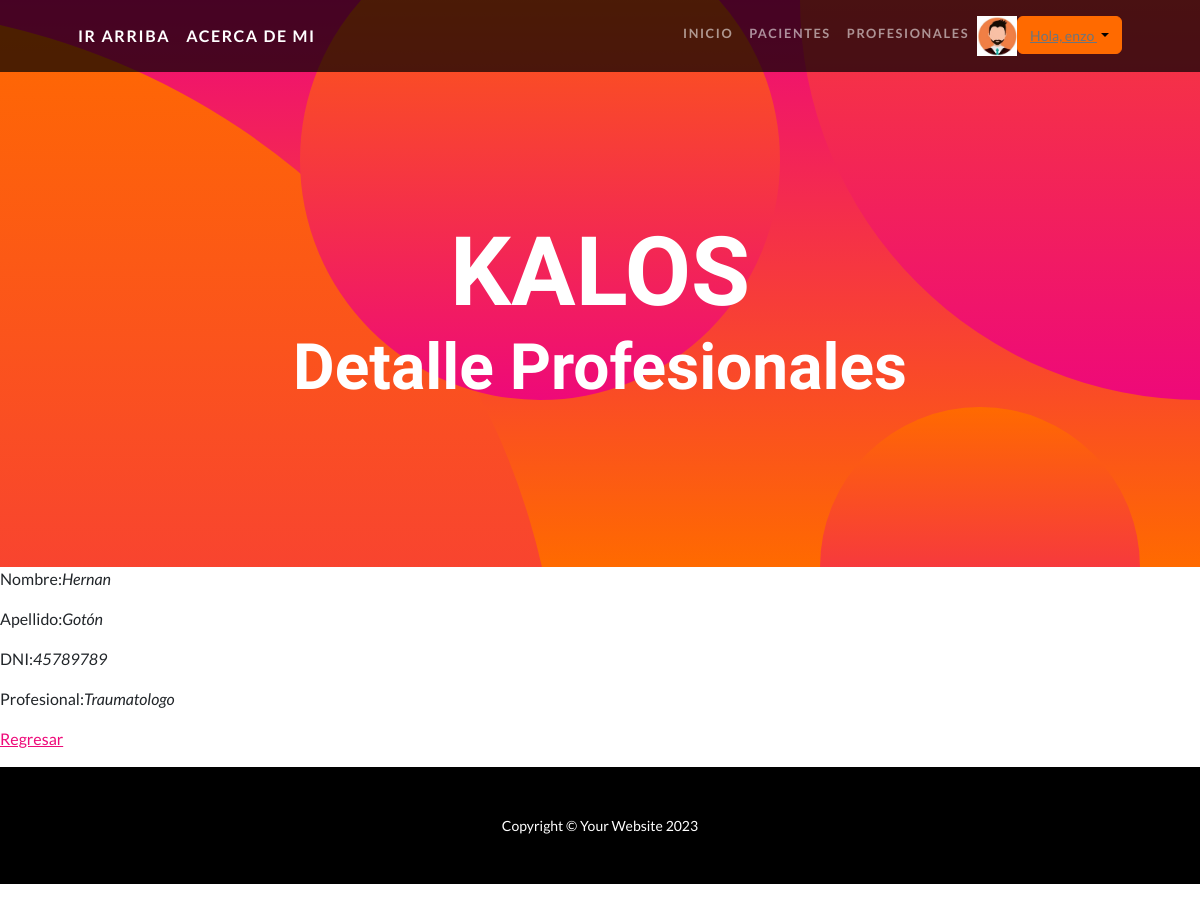
/AppKalos/detalleProf/6/ (signed in), run on the app's committed database.
### Acceso/models.py (models this page shows)
class Avatar(models.Model):
    user = models.OneToOneField(User, on_delete=models.CASCADE)
    imagen = models.ImageField(upload_to='avatares/', null=True, blank = True)
    def __str__(self):
        return f"{settings.MEDIA_URL}{self.imagen}"

### AppKalos/models.py (models this page shows, shortened)
class Profesionales (models.Model):
    nombre = models.CharField(max_length=20)
    apellido = models.CharField(max_length=20)
    dni = models.CharField(max_length=8, unique=True)
    profesion = models.CharField(max_length=20)

### AppKalos/views_profesionales.py (the view)
# urls.py: path('detalleProf/<int:pk>/', ProfesionalesDetailView.as_view(), name='DetailProf'),
class ProfesionalesDetailView(LoginRequiredMixin,DetailView):
    model = Profesionales
    template_name = "AppKalos/profesionales/profesionales_detail.html"

### Acceso/context_processors.py (called while the page is built)
def custom_user(request):
    context = auth(request)
    user = context['user']
    if user.is_authenticated:
        imagen = Avatar.objects.filter(user=request.user.id)
        if len(imagen) > 0:
            context['user_avatar'] = imagen[0]
        else:
            context['user_avatar'] = ""
    return context

### AppKalos/templates/AppKalos/profesionales/profesionales_detail.html (shortened to what this page needs)
{% extends "AppKalos/padre.html" %}
{% load static %}
{% block header1 %} <h2 class="masthead-subheading mb-0"> Detalle Profesionales </h2> {% endblock header1 %}
{% block section1 %}
    <p>Nombre:<i>{{ object.nombre }}</i></p>
    <p>Apellido:<i>{{ object.apellido }}</i></p>
    <p>DNI:<i>{{ object.dni }}</i></p>
    <p>Profesional:<i>{{ object.profesion }}</i></p>
    <p>
        <a href="{% url 'ListProf' %}">Regresar</a>
    </p>
{% endblock section1 %}

### AppKalos/templates/AppKalos/padre.html (shortened to what this page needs)
<!DOCTYPE html>
<html lang="en">
    <head>
        {% load static %}
        <link href="{% static 'AppKalos/css/styles.css'%}" rel="stylesheet" />
    </head>
    <body id="page-top">
        <nav class="navbar navbar-expand-lg navbar-dark navbar-custom fixed-top">
            <div class="container px-5">
                <a class="navbar-brand" href="#page-top">Ir Arriba</a>
                <a class="navbar-brand" href="{% url 'About' %}">Acerca de mi</a>
                <div class="collapse navbar-collapse" id="navbarResponsive">
                    <ul class="navbar-nav ms-auto">
                        <li class="nav-item"><a class="nav-link" href="{% url 'Inicio' %}"> Inicio</a></li>
                        <li class="nav-item"><a class="nav-link" href="{% url 'Pacientes' %}"> Pacientes</a></li>
                        <li class="nav-item"><a class="nav-link" href="{% url 'Profesionales' %}"> Profesionales</a></li>
                        {% if request.user.is_authenticated %}
                            {% if user_avatar %}
                            <form enctype="multipart/form-data">
                                <img src= "{{ user_avatar }}" style="height:40px; width:40px;">
                            </form>
                            {% endif %}
                        <div class="dropdown">
                            <button class="btn btn-secondary dropdown-toggle" type="button" id="dropdownMenuButton1" data-bs-toggle="dropdown">
                               <a class="text-muted small mb-4 mb-lg-0"> Hola, {{ request.user.username }} </a>
                            </button>
                        </div>
                        {% endif %}
                    </ul>
                </div>
            </div>
        </nav>
        <header class="masthead text-center text-white">
            <div class="masthead-content">
                <div class="container px-5">
                    <h1 class="masthead-heading mb-0">KALOS</h1>
                    {% block header1 %} <h2 class="masthead-subheading mb-0">Queremos verte bien</h2> {% endblock header1 %}
                </div>
            </div>
            <div class="bg-circle-1 bg-circle"></div>
            <div class="bg-circle-2 bg-circle"></div>
            <div class="bg-circle-3 bg-circle"></div>
            <div class="bg-circle-4 bg-circle"></div>
        </header>
        {% block section1 %}{% endblock section1%}
        <footer class="py-5 bg-black">
            <div class="container px-5"><p class="m-0 text-center text-white small">Copyright &copy; Your Website 2023</p></div>
        </footer>
    </body>
</html>

### data on the page
Avatar: imagen (picture)
Profesionales: nombre "Hernan", apellido "Gotón", dni "45789789", profesion "Traumatologo"

### other printed values
{{ request.user.username }} "enzo"
